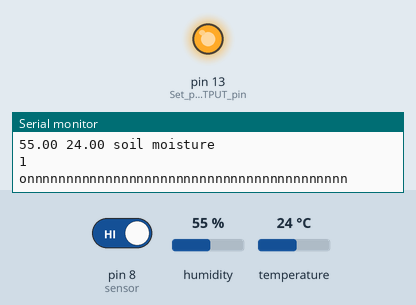
A sketch run on a simulated Arduino Uno, built with avr-gcc and run on an emulated ATmega328P. Shown: output pins drawn as LEDs (lit = HIGH), the last lines printed to the serial monitor. The inputs (shaded band) are chosen by the test bench; at power-on: pin 8 (sensor) HIGH, humidity 55 %, temperature 24 °C.

Above: at 10.8 s.
10.9 s: pin 8 (sensor) driven LOW
At 20.9 s:
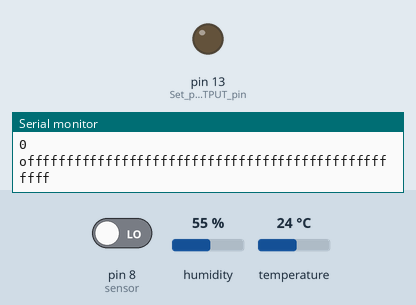
21.5 s: pin 8 (sensor) driven HIGH
At 31.5 s:
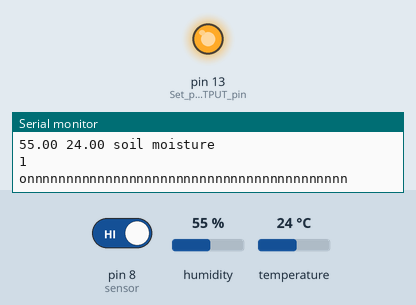
Timing chart, 0 to 33.0 s (numbered marks = the images above; inputs shaded):
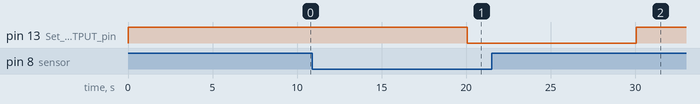

Measured:
- after the input at 10.9 s, pin 13 (Set_pin_13_as_OUTPUT_pin): HIGH → LOW after 9.2 s
- after the input at 21.5 s, pin 13 (Set_pin_13_as_OUTPUT_pin): LOW → HIGH after 8.6 s

The sketch:

arduinoooooo.ino
```cpp
//Libraries
#include <DHT.h>
//DHT
#define DHTPIN 7    // what pin we're connected to
#define DHTTYPE DHT22   // DHT 22  (AM2302)
DHT dht(DHTPIN, DHTTYPE); //// Initialize DHT sensor for normal 16mhz Arduino


//Variables
int chk;
float hum;  //Stores humidity value
float temp; //Stores temperature value

//Soilmoisture
int sensor_pin = A0;
int ACWATERPUMP = 13;

int moisture_value ;


int sensor = 8;
int val;
const int sensorMin = 0;
const int sensorMax = 1024;
void setup() {
  Serial.begin(9600);

  pinMode(8,INPUT);
  pinMode(7,INPUT);
  pinMode(A0,INPUT);
    pinMode(13,OUTPUT); //Set pin 13 as OUTPUT pin, to send signal to relay

    dht.begin();

}

void loop() {


////////////////////////////////////////////////////////////////////////////
    //Read data and store it to variables hum and temp
    hum = dht.readHumidity();
    temp= dht.readTemperature();
    //Print temp and humidity values to serial monitor
    //Serial.print("Humidity: ");
    Serial.print(hum);
    Serial.print(" ");
    //Serial.print(" %, Temp: ");
    Serial.print(temp);
    Serial.print(" ");
    //Serial.println(" Celsius");

  ////////////////////////////////////////////////////////////////////////
  /*Serial.println("rain digi");
  Serial.println(digitalRead(7));
  Serial.println("rain analog");
  Serial.println(analogRead(A0));*/
  ///////////////////////////////////////////////////////////////////////////

  ///////////////////////////////////////////////////////////////////////////

    ////////////
//moisture_value= analogRead(sensor_pin);

  // moisture_value = map(moisture_value,550,0,0,100);

   //Serial.print("Mositure : ");

   //Serial.print(moisture_value);

   //Serial.println("%");


 val = digitalRead(8);  //Read data from soil moisture sensor

    Serial.println("soil moisture");

      Serial.println(val);

  if(val == LOW)
  {
    Serial.println("offffffffffffffffffffffffffffffffffffffffffffffffff");
  digitalWrite(13,LOW); //if soil moisture sensor provides LOW value send LOW value to relay
  }
  else
  {
    Serial.println("onnnnnnnnnnnnnnnnnnnnnnnnnnnnnnnnnnnnnnnnn");
  digitalWrite(13,HIGH); //if soil moisture sensor provides HIGH value send HIGH value to relay
  }

  ///////////


  delay(10000);
}
```
